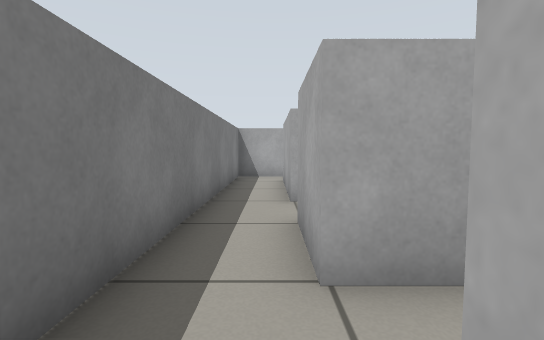
[1] (above)

13 first-person views from a walk through a robot-simulator world made for Gazebo. The camera is 0.57 m above the floor, tilts 4° down and sees 85° across. The floor is counted in squares, 0.5 m on a side. Each view is taken from the middle of a square. On the plan, view 1 faces up. The plan holds only what a view shows up to about 13 squares ahead; the rest is blank.

[2]
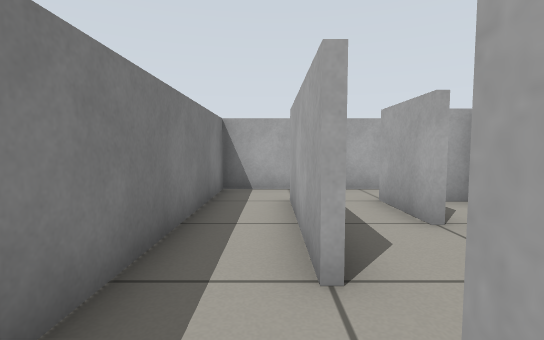

[3]
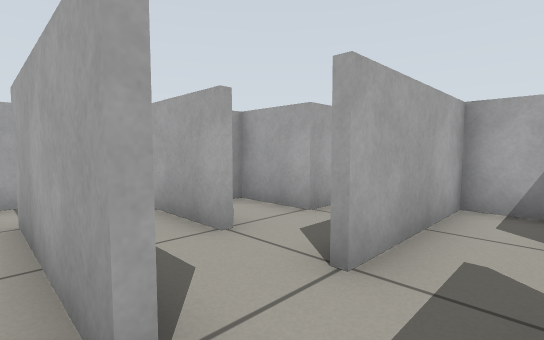

[4]
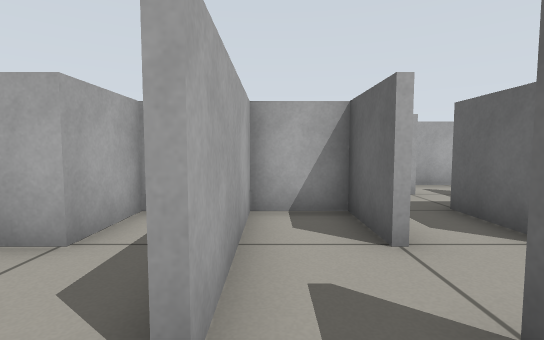

[5]
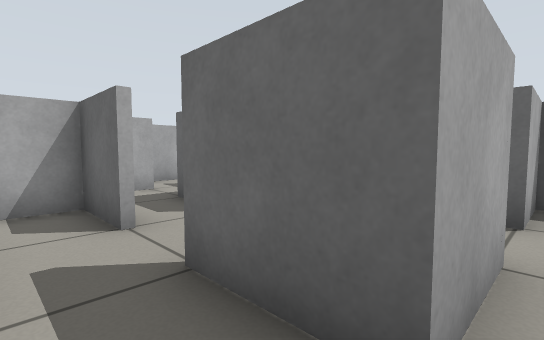

[6]
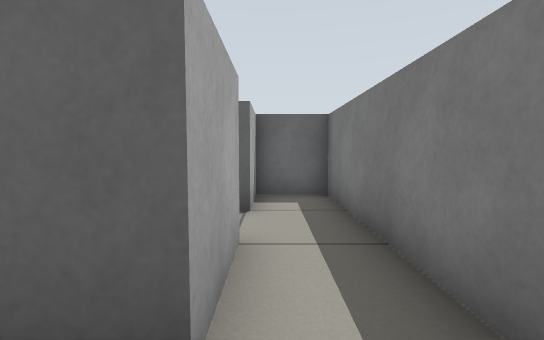

[7]
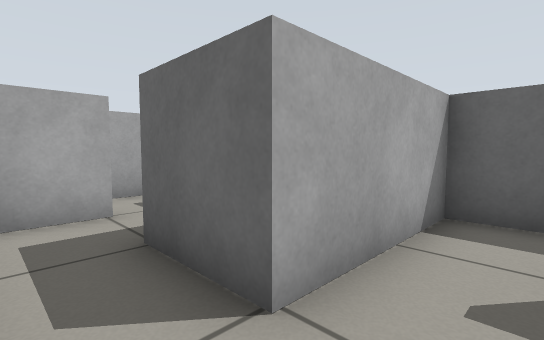

[8]
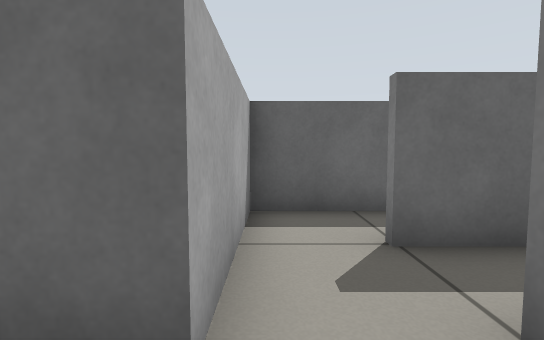

[9]
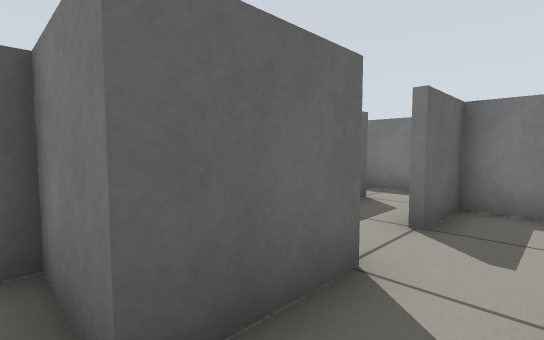

[10]
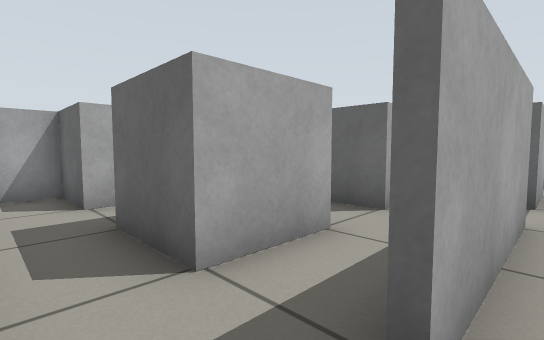

[11]
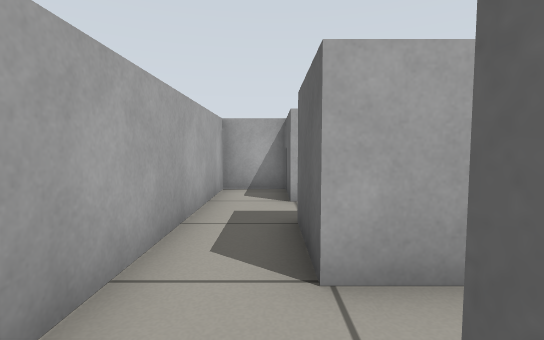

[12]
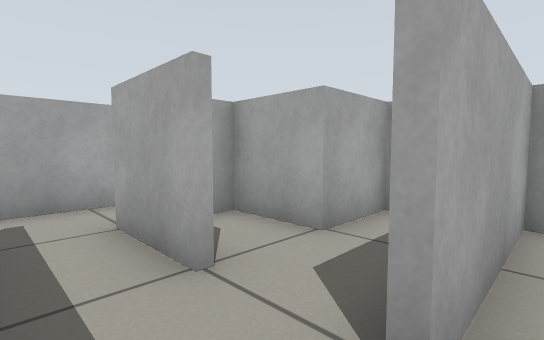

[13]
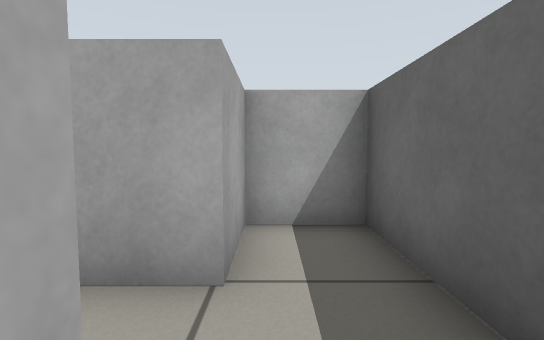

### Floor plan
Ten units are one square. View 1 is at (0, 0); x grows to the right and y downward. Boxes are objects, and circles mark ways between rooms. Rooms are numbered by the first view taken in them; rooms with no view inside come last. Other rooms are left out.
<svg viewBox="-19 -129 108 148">
<path fill="none" stroke="#000" d="M24 -84 24 -106M4 -64 4 -106M44 -46 64 -46 64 -70M65 -64 24 -64M4 -24 4 -46 26 -46M25 -124 -14 -124 -14 14 4 14 4 -6M44 -26 66 -26M6 -39 6 -26 26 -26M16 -24 4 -24M4 -6 26 -6M19 14 44 14 44 -26M64 -100 64 -106 84 -106 84 -124 25 -124M24 -106 46 -106M24 -66 65 -66M64 -70 64 -84 44 -84 44 -104 38 -104"/>
<circle cx="35" cy="-50" r="3" fill="#2a7"/>
<circle cx="15" cy="-20" r="3" fill="#2a7"/>
<circle cx="30" cy="-120" r="3" fill="#2a7"/>
<circle cx="30" cy="-80" r="3" fill="#2a7"/>
<circle cx="35" cy="-30" r="3" fill="#2a7"/>
<text x="20" y="-70">1</text>
<text x="40" y="-40">2</text>
<text x="30" y="-10">3</text>
<text x="60" y="-120">4</text>
<text x="40" y="-90">5</text>
</svg>
Room 1 opens to room 2. Room 1 opens to room 3. Room 1 opens to room 4. Room 1 opens to room 5. Room 2 opens to room 3.

Where each view was taken, in squares from view 1:
view 1: 0 up, 0 right, facing up
view 2: 4 up, 0 right, facing up
view 3: 5 up, 0 right, facing up-right
view 4: 6 up, 1 right, facing right
view 5: 6 up, 0 right, facing down-right
view 6: 6 up, 0 right, facing down
view 7: 4 up, 3 right, facing down-right
view 8: 4 up, 4 right, facing down
view 9: 4 up, 7 right, facing down-left
view 10: 12 up, 0 right, facing down-right
view 11: 11 up, 0 right, facing right
view 12: 6 up, 1 right, facing up-right
view 13: 8 up, 2 right, facing right
